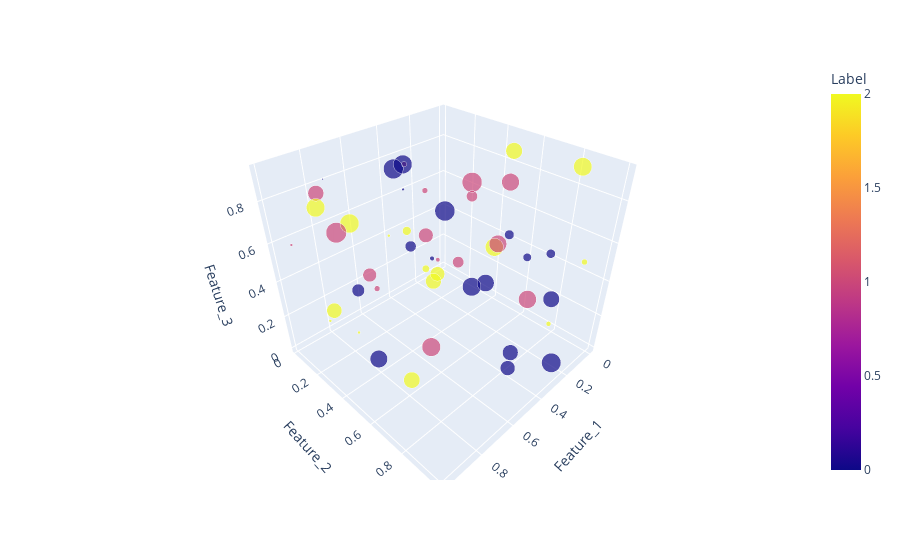

The code cell stored with this chart in its notebook:
### Code cell
!pip install plotly

import plotly.express as px
import pandas as pd
import numpy as np

# Example data
X = np.random.rand(50, 4)  # Replace with your data
labels = np.random.randint(0, 3, size=50)  # Replace with your labels
df = pd.DataFrame(X, columns=["Feature_1", "Feature_2", "Feature_3", "Feature_4"])
df['Label'] = labels

# Create a 3D scatter plot
fig = px.scatter_3d(
    df,
    x="Feature_1",
    y="Feature_2",
    z="Feature_3",
    color="Label",
    size="Feature_4",
    opacity=0.7
)

fig.show()
